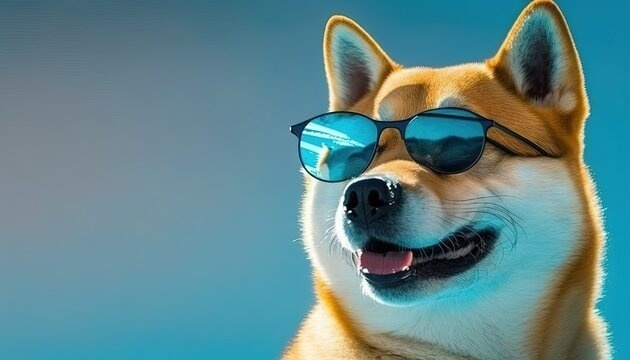
#> input picture DOGe.jpg, 630 x 360 px
$ jupyter execute --allow-errors chap1410.ipynb
#> lines starting #> are read from the running program, lines starting #| are printed output that depends on the picture
##### Histograms in OpenCV

[cell 1]
import cv2
import numpy as np
from matplotlib import pyplot as plt

[cell 2]
img = cv2.imread('DOGe.jpg',0)
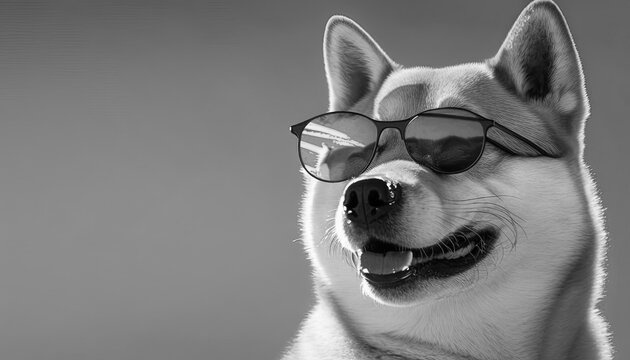
#> img: shape (360, 630); min 0, max 255, mean 123.6
plt.hist(img.ravel(),256,[0,256]); plt.show()
#> after `plt.hist(img.ravel(), 256, [0, 256])`:
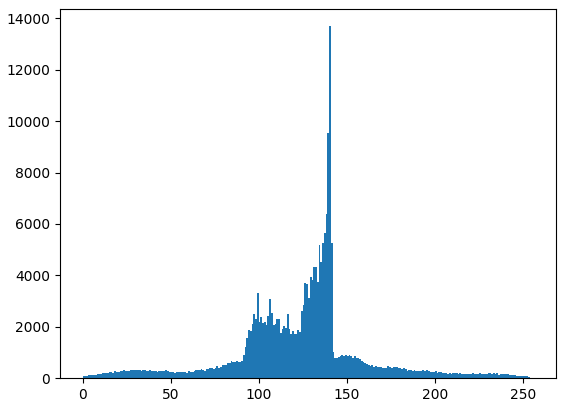
#> figure drawn by matplotlib, 1 panel; tallest bar 13691 high, from x = 140 to 141

[cell 3]
img = cv2.imread('DOGe.jpg')
#> img is the input picture: shape (360, 630, 3); mean B, G, R 139.5, 134.7, 95.7
color = ('b','g','r')
for i,col in enumerate(color):
    histr = cv2.calcHist([img],[i],None,[256],[0,256])
    plt.plot(histr,color = col)
    plt.xlim([0,256])
plt.show()
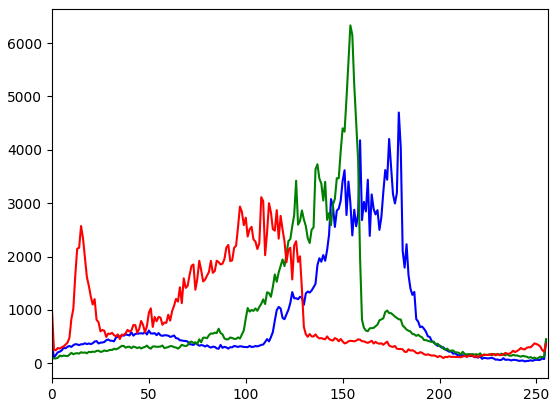
#> figure drawn by matplotlib, 1 panel; curve peaks at x = 179, y = 4698; curve peaks at x = 154, y = 6330; curve peaks at x = 108, y = 3113

[cell 4]
img = cv2.imread('sunset-5163192_960_720.jpg')
 # create a mask
#> (the rest of this cell did not finish here and is left out)

#> (a cell that did not finish here is left out)

#> (a cell that did not finish here is left out)

[cell 7]
img = cv2.imread('sunset-5163192_960_720.jpg')
#> (the rest of this cell did not finish here and is left out)

[cell 8]
img2 = cv2.imread('sunset-5163192_960_720.jpg',0)
equ = cv2.equalizeHist(img)
res = np.hstack((img,equ)) #stacking images side-by-side
cv2.imwrite('res.png',res)
#> Out = True

$ run again, with a.jpg copied over DOGe.jpg
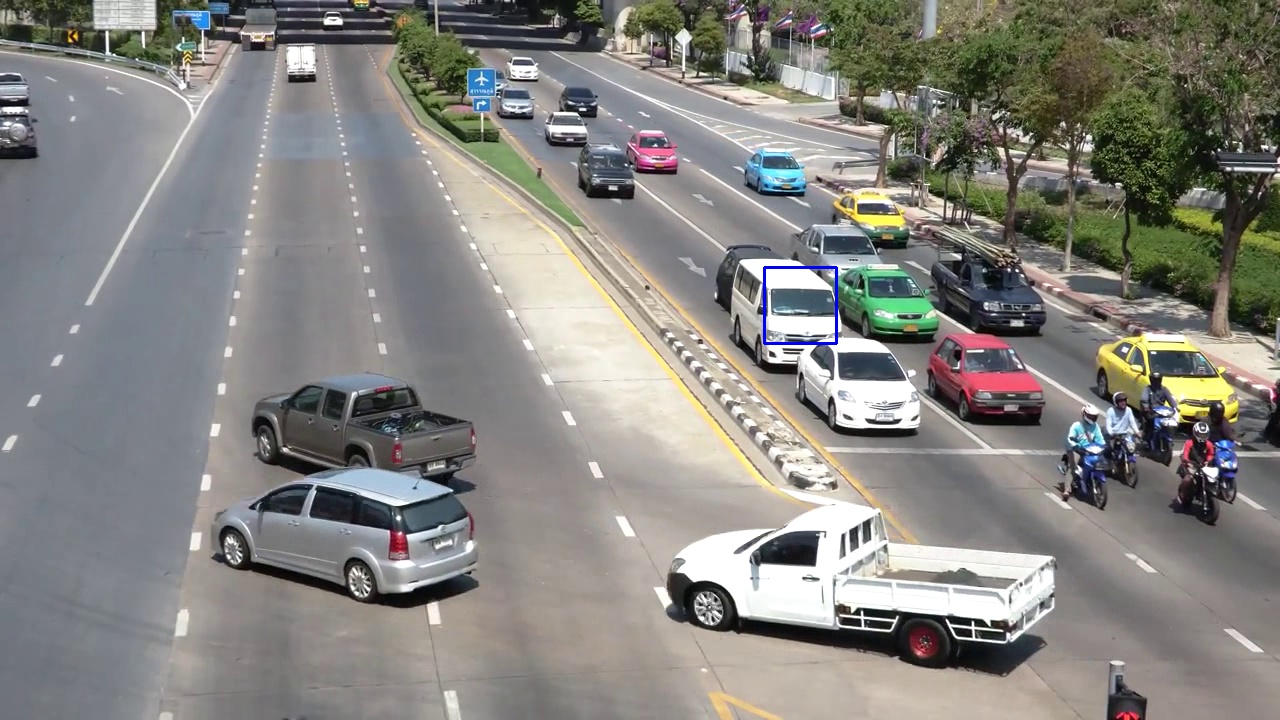
#> input picture a.jpg, 1280 x 720 px
#> `img = cv2.imread('DOGe.jpg',0)`:
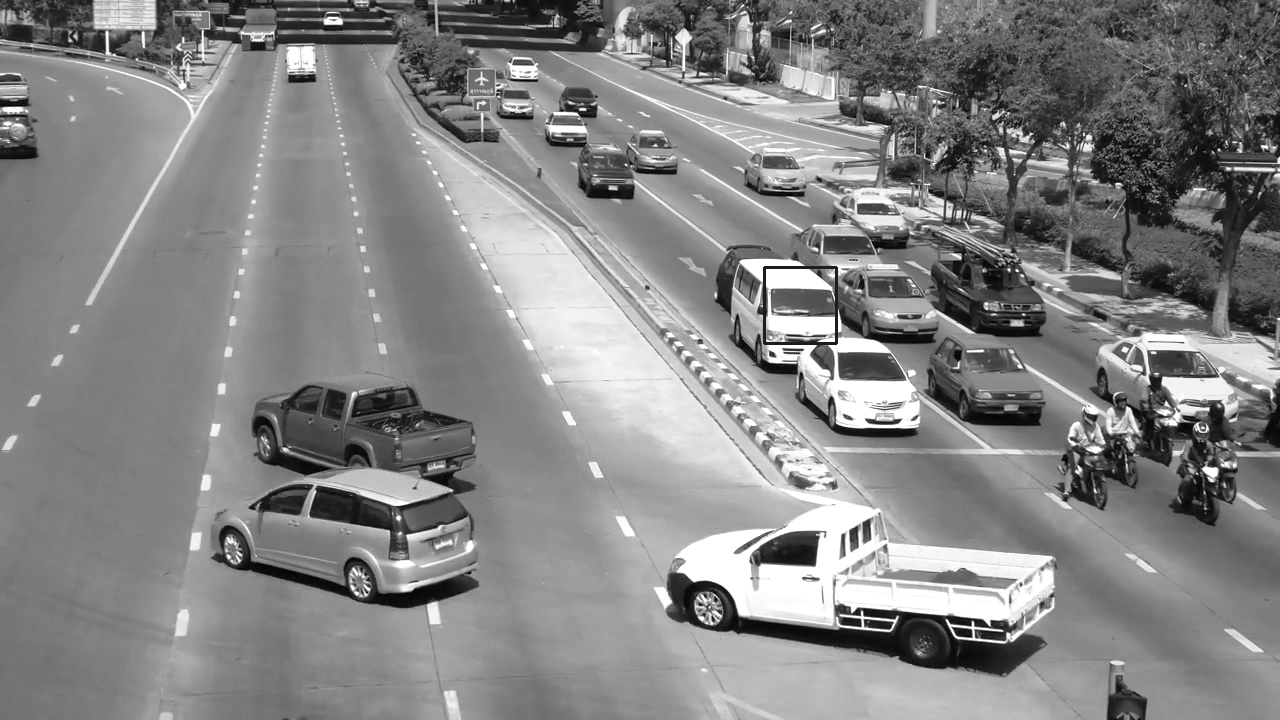
#> img: shape (720, 1280); min 0, max 255, mean 132.5
#> img is the input picture: shape (720, 1280, 3); mean B, G, R 128, 132.6, 133.9
#> `plt.show()`:
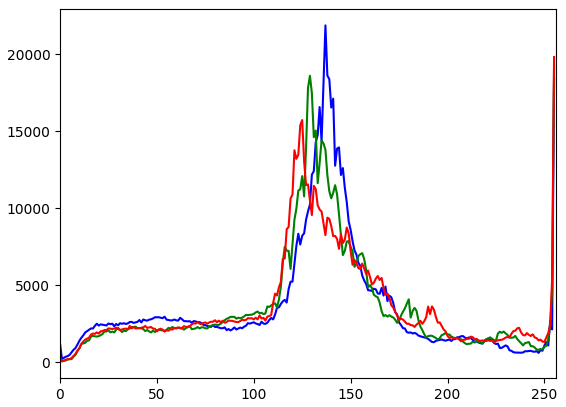
#> figure drawn by matplotlib, 1 panel; curve peaks at x = 137, y = 21876; curve peaks at x = 255, y = 19221; curve peaks at x = 255, y = 19819
#> Out = True
